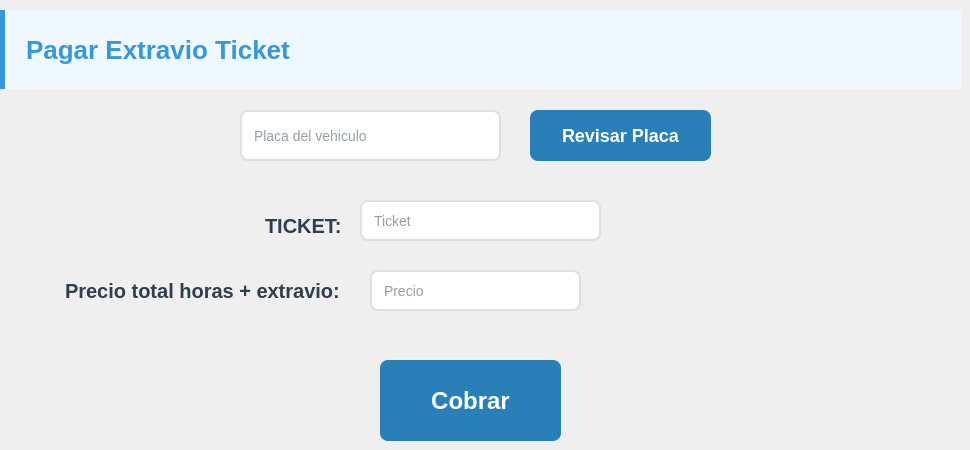
           <widget class="QWidget" name="page_11">
            <widget class="QLineEdit" name="lineEdit_10">
             <property name="geometry">
              <rect>
               <x>360</x>
               <y>200</y>
               <width>241</width>
               <height>41</height>
              </rect>
             </property>
             <property name="font">
              <font>
               <pointsize>-1</pointsize>
              </font>
             </property>
             <property name="styleSheet">
              <string notr="true">QLineEdit {
    background-color: #ffffff;
    border: 2px solid #e0e0e0;
    border-radius: 8px;
    padding: 6px 10px;
    font-size: 14px;
    color: #2c3e50;
    selection-background-color: #d7e9ff; /* color del texto seleccionado */
    selection-color: #0b3d91;
}

QLineEdit:focus {
    border: 2px solid #3498db;  /* azul suave al enfocar */
    background-color: #f9fcff;
    outline: none;
}

QLineEdit:disabled {
    background-color: #f0f0f0;
    color: #a0a0a0;
    border: 2px solid #d0d0d0;
}</string>
             </property>
             <property name="readOnly">
              <bool>true</bool>
             </property>
             <property name="placeholderText">
              <string>Ticket</string>
             </property>
            </widget>
            <widget class="QLabel" name="label_32">
             <property name="geometry">
              <rect>
               <x>60</x>
               <y>270</y>
               <width>281</width>
               <height>41</height>
              </rect>
             </property>
             <property name="font">
              <font>
               <pointsize>-1</pointsize>
               <bold>true</bold>
              </font>
             </property>
             <property name="styleSheet">
              <string notr="true">QLabel {
    color: #2c3e50;        /* texto oscuro y elegante */
    font-size: 20px;        /* tamaño legible */
    font-weight: bold;       /* negrita para resaltar */
    padding: 2px 0;          /* un poco de espacio arriba y abajo */
}</string>
             </property>
             <property name="text">
              <string>Precio total horas + extravio:</string>
             </property>
            </widget>
            <widget class="QLabel" name="label_48">
             <property name="geometry">
              <rect>
               <x>260</x>
               <y>210</y>
               <width>81</width>
               <height>31</height>
              </rect>
             </property>
             <property name="font">
              <font>
               <pointsize>-1</pointsize>
               <bold>true</bold>
              </font>
             </property>
             <property name="styleSheet">
              <string notr="true">QLabel {
    color: #2c3e50;        /* texto oscuro y elegante */
    font-size: 20px;        /* tamaño legible */
    font-weight: bold;       /* negrita para resaltar */
    padding: 2px 0;          /* un poco de espacio arriba y abajo */
}</string>
             </property>
             <property name="text">
              <string>TICKET:</string>
             </property>
            </widget>
            <widget class="QLineEdit" name="lineEdit_24">
             <property name="geometry">
              <rect>
               <x>240</x>
               <y>110</y>
               <width>261</width>
               <height>51</height>
              </rect>
             </property>
             <property name="font">
              <font>
               <pointsize>-1</pointsize>
              </font>
             </property>
             <property name="styleSheet">
              <string notr="true">QLineEdit {
    background-color: #ffffff;
    border: 2px solid #e0e0e0;
    border-radius: 8px;
    padding: 6px 10px;
    font-size: 14px;
    color: #2c3e50;
    selection-background-color: #d7e9ff; /* color del texto seleccionado */
    selection-color: #0b3d91;
}

QLineEdit:focus {
    border: 2px solid #3498db;  /* azul suave al enfocar */
    background-color: #f9fcff;
    outline: none;
}

QLineEdit:disabled {
    background-color: #f0f0f0;
    color: #a0a0a0;
    border: 2px solid #d0d0d0;
}</string>
             </property>
             <property name="placeholderText">
              <string>Placa del vehiculo</string>
             </property>
            </widget>
            <widget class="QLineEdit" name="lineEdit_26">
             <property name="geometry">
              <rect>
               <x>370</x>
               <y>270</y>
               <width>211</width>
               <height>41</height>
              </rect>
             </property>
             <property name="font">
              <font>
               <pointsize>-1</pointsize>
              </font>
             </property>
             <property name="styleSheet">
              <string notr="true">QLineEdit {
    background-color: #ffffff;
    border: 2px solid #e0e0e0;
    border-radius: 8px;
    padding: 6px 10px;
    font-size: 14px;
    color: #2c3e50;
    selection-background-color: #d7e9ff; /* color del texto seleccionado */
    selection-color: #0b3d91;
}

QLineEdit:focus {
    border: 2px solid #3498db;  /* azul suave al enfocar */
    background-color: #f9fcff;
    outline: none;
}

QLineEdit:disabled {
    background-color: #f0f0f0;
    color: #a0a0a0;
    border: 2px solid #d0d0d0;
}</string>
             </property>
             <property name="readOnly">
              <bool>true</bool>
             </property>
             <property name="placeholderText">
              <string>Precio</string>
             </property>
            </widget>
            <widget class="QPushButton" name="pushButton_8">
             <property name="geometry">
              <rect>
               <x>530</x>
               <y>110</y>
               <width>181</width>
               <height>51</height>
              </rect>
             </property>
             <property name="font">
              <font>
               <pointsize>-1</pointsize>
               <bold>true</bold>
              </font>
             </property>
             <property name="styleSheet">
              <string notr="true">QPushButton:disabled {
    background-color: #bdc3c7;   /* gris apagado */
    color: #7f8c8d;
    border: none;
    border-radius: 8px;
    padding: 10px 20px;
    font-size: 18px;
    font-weight: bold;
}

QPushButton:enabled {
    background-color: #2980b9;   /* azul armónico */
    color: white;
    border: none;
    border-radius: 8px;
    padding: 10px 20px;
    font-size: 18px;
    font-weight: bold;
}

QPushButton:enabled:hover {
    background-color: #3498db;   /* azul más claro */
}

QPushButton:enabled:pressed {
    background-color: #1E1E63;   /* azul más oscuro */
}</string>
             </property>
             <property name="text">
              <string>Revisar Placa</string>
             </property>
            </widget>
            <widget class="QPushButton" name="pushButton_15">
             <property name="geometry">
              <rect>
               <x>380</x>
               <y>360</y>
               <width>181</width>
               <height>81</height>
              </rect>
             </property>
             <property name="font">
              <font>
               <pointsize>-1</pointsize>
               <bold>true</bold>
              </font>
             </property>
             <property name="styleSheet">
              <string notr="true">QPushButton:disabled {
    background-color: #bdc3c7;   /* gris apagado */
    color: #7f8c8d;
    border: none;
    border-radius: 8px;
    padding: 10px 20px;
    font-size: 24px;
    font-weight: bold;
}

QPushButton:enabled {
    background-color: #2980b9;   /* azul armónico */
    color: white;
    border: none;
    border-radius: 8px;
    padding: 10px 20px;
    font-size: 24px;
    font-weight: bold;
}

QPushButton:enabled:hover {
    background-color: #3498db;   /* azul más claro */
}

QPushButton:enabled:pressed {
    background-color: #2D9623;   /* azul más oscuro */
}</string>
             </property>
             <property name="text">
              <string>Cobrar</string>
             </property>
            </widget>
            <widget class="QLabel" name="label_51">
             <property name="geometry">
              <rect>
               <x>0</x>
               <y>10</y>
               <width>961</width>
               <height>91</height>
              </rect>
             </property>
             <property name="font">
              <font>
               <pointsize>-1</pointsize>
               <bold>true</bold>
              </font>
             </property>
             <property name="styleSheet">
              <string notr="true">QLabel {
    font-size: 26px;           /* más grande */
    font-weight: bold;
    color: #3498db;            /* azul destacado */
    padding: 10px 14px;
    border-left: 5px solid #3498db;  /* línea lateral más gruesa */
    background-color: #f0f8ff;       /* fondo sutil opcional */
    margin-bottom: 12px;
}</string>
             </property>
             <property name="text">
              <string>Pagar Extravio Ticket</string>
             </property>
            </widget>
           </widget>
